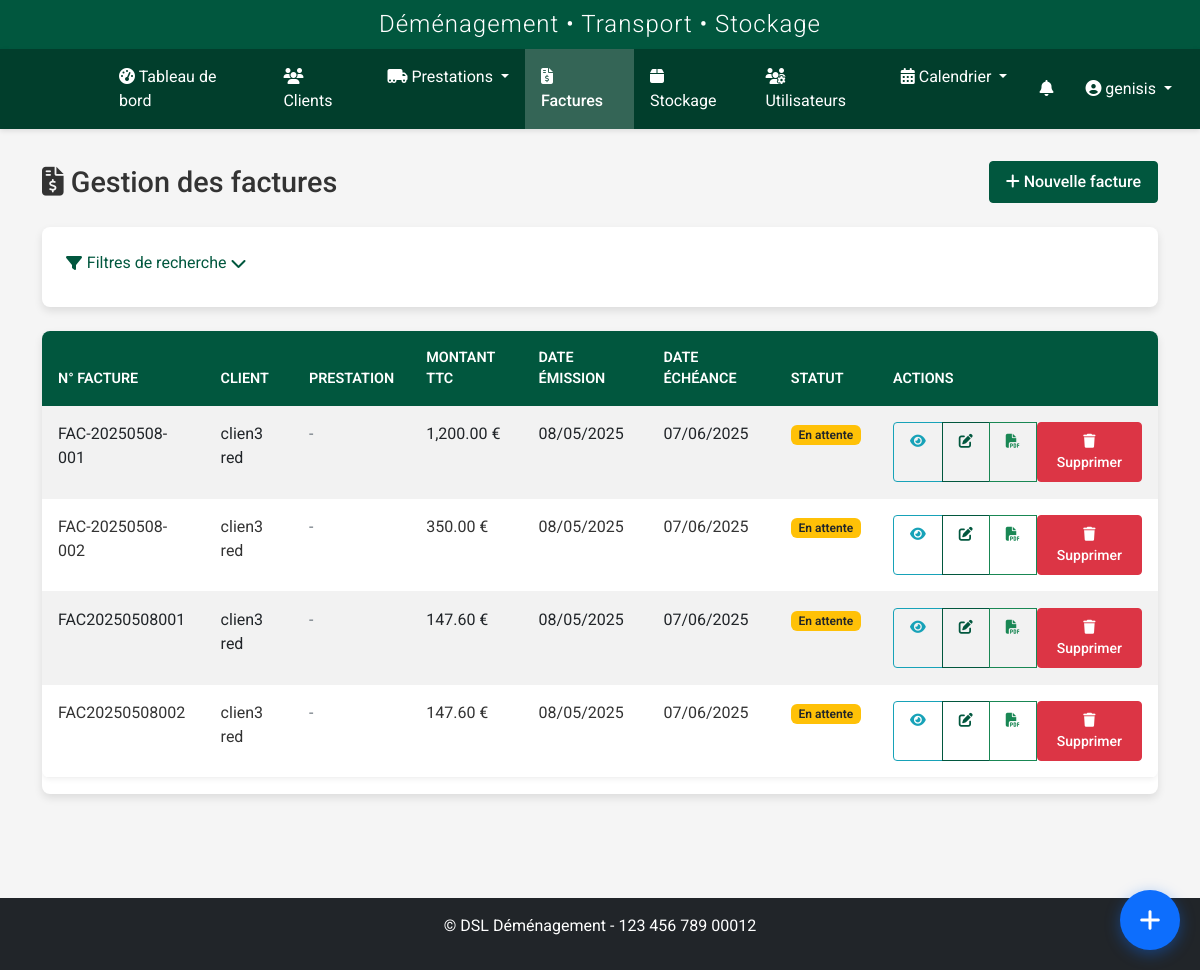
The app's page /factures/ (signed in), older data.
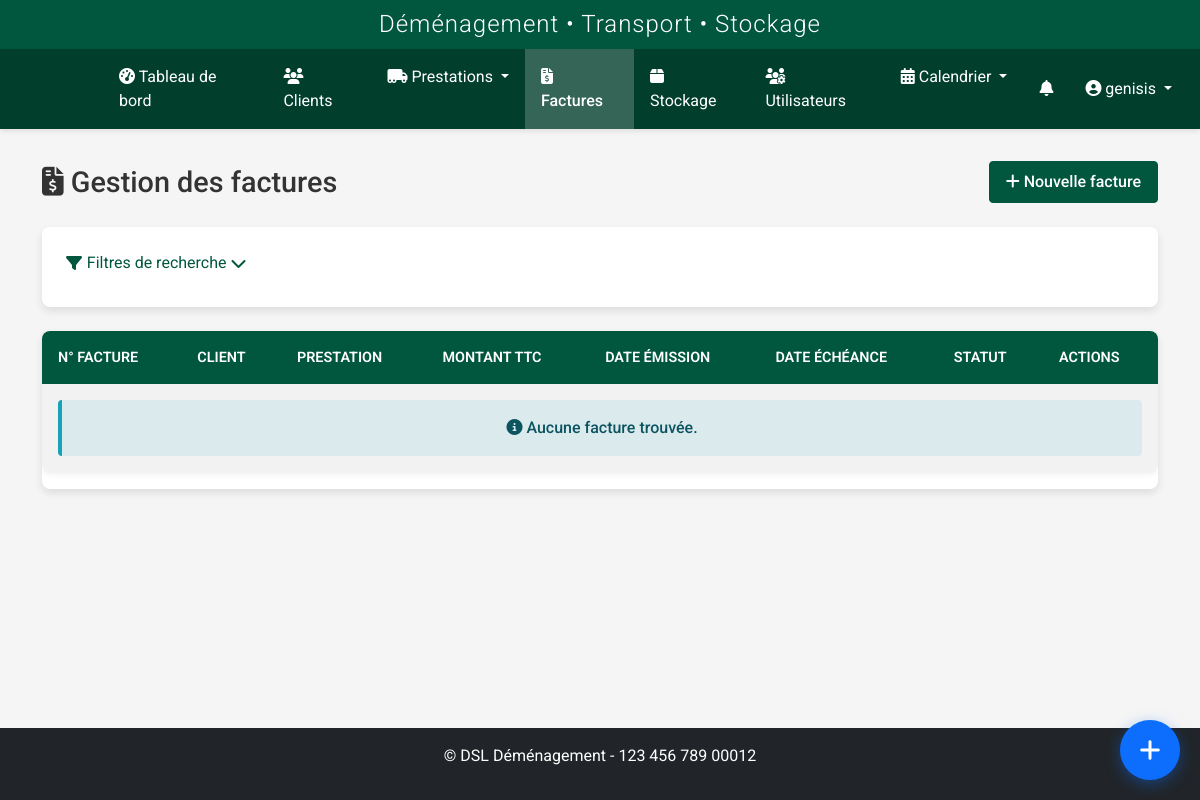
The same page, newer data.
### models.py (models this page shows, shortened)
class Facture(db.Model):
    id = db.Column(db.Integer, primary_key=True)
    numero = db.Column(db.String(50), unique=True, nullable=False)
    client_id = db.Column(db.Integer, db.ForeignKey('client.id'), nullable=False)
    prestation_id = db.Column(db.Integer, db.ForeignKey('prestation.id'), nullable=True)
    stockage_id = db.Column(db.Integer, db.ForeignKey('stockage.id'), nullable=True)
    date_emission = db.Column(db.DateTime, nullable=False, default=datetime.utcnow)
    date_echeance = db.Column(db.DateTime, nullable=True)
    montant_ht = db.Column(db.Float, nullable=False)
    taux_tva = db.Column(db.Float, nullable=False, default=20.0)  # Ajout du champ taux_tva
    montant_ttc = db.Column(db.Float, nullable=False)
    montant_acompte = db.Column(db.Float, nullable=True, default=0)
    societe = db.Column(db.String(50), nullable=True)
    mode_paiement = db.Column(db.String(50), nullable=True)
    statut = db.Column(db.String(20), nullable=False, default='En attente')
    commission_pourcentage = db.Column(db.Float, nullable=True)
    commission_montant = db.Column(db.Float, nullable=True)
    notes = db.Column(db.Text, nullable=True)
    observations = db.Column(db.Text, nullable=True)
    commercial_id = db.Column(db.Integer, db.ForeignKey('user.id'), nullable=True)
    commercial = db.relationship('User', foreign_keys=[commercial_id], backref='factures_creees')
    fichiers = db.relationship('FichierFacture', backref='facture', lazy=True, cascade="all, delete-orphan")

class Client(db.Model):
    id = db.Column(db.Integer, primary_key=True)
    nom = db.Column(db.String(64), nullable=False)
    prenom = db.Column(db.String(64), nullable=False)
    adresse = db.Column(db.Text, nullable=True)
    code_postal = db.Column(db.String(10), nullable=True)
    ville = db.Column(db.String(64), nullable=True)
    pays = db.Column(db.String(64), default='France')
    telephone = db.Column(db.String(20), nullable=True)
    email = db.Column(db.String(120), nullable=True)
    type_client = db.Column(db.String(50), nullable=True)
    tags = db.Column(db.Text, nullable=True)
    observations = db.Column(db.Text, nullable=True)
    statut = db.Column(db.String(20), default='actif')
    archive = db.Column(db.Boolean, default=False)
    date_creation = db.Column(db.DateTime, nullable=False, default=datetime.utcnow)
    commercial_id = db.Column(db.Integer, db.ForeignKey('user.id'), nullable=True)
    commercial = db.relationship('User', backref=db.backref('clients', lazy=True), foreign_keys=[commercial_id])
    prestations_principales = db.relationship('Prestation', backref=db.backref('client_principal', lazy=True), lazy=True, foreign_keys="Prestation.client_id")
    prestations_supplementaires = db.relationship('Prestation', secondary=prestation_clients, back_populates='clients_supplementaires')
    factures = db.relationship('Facture', backref='client', lazy=True)

### routes/facture.py (the view)
@facture_bp.route('/')
@login_required
@role_required('commercial', 'admin', 'superadmin')
def index():
    factures = Facture.query.all()
    form = FactureSearchForm()
    return render_template('factures/index.html', factures=factures, form=form, title='Gestion des factures')

### auth.py (called while the page is built)
def role_required(*roles):
    def wrapper(f):
        @wraps(f)
        @login_required
        def decorated_function(*args, **kwargs):
            if not current_user.is_authenticated:
                return redirect(url_for('auth.login'))
            if current_user.role in ['admin', 'commercial']:
                module = request.blueprint
                if module in ['stockage', 'facture']:
                    flash('Ce module est en cours de développement et sera disponible dans un futur proche. Accès temporairement restreint.', 'warning')
                    return redirect(url_for('dashboard.index'))
            if not any(current_user.role == role for role in roles):
                abort(403)
            return f(*args, **kwargs)
        return decorated_function
    return wrapper

### models.py (called while the page is built)
    def is_admin(self):
        return self.role in ['admin', 'superadmin']

    def is_transporteur(self):
        return self.role == 'transporteur' or self.is_admin()

### templates/factures/index.html (shortened to what the changed rows need)
{% extends 'base.html' %}
{% block content %}
<div class="facture-page">
    <div class="page-title">
        <h1><i class="fas fa-file-invoice-dollar"></i> Gestion des factures</h1>
    </div>
    <div class="card">
        <div class="table-responsive">
            <table class="table table-hover table-striped">
                <thead>
                    <tr>
                        <th>N° Facture</th>
                        <th>Client</th>
                        <th>Prestation</th>
                        <th>Montant TTC</th>
                        <th>Date émission</th>
                        <th>Date échéance</th>
                        <th>Statut</th>
                        <th>Actions</th>
                    </tr>
                </thead>
                <tbody>
                    {% if factures %}
                        {% for facture in factures %}
                            <tr>
                                <td>{{ facture.numero }}</td>
                                <td>{{ facture.client.nom }} {{ facture.client.prenom }}</td>
                                <td>
                                    {% if facture.prestation %}
                                        {{ facture.prestation.type_demenagement }} ({{ facture.prestation.date_debut.strftime('%d/%m/%Y') }})
                                    {% else %}
                                        <span class="text-muted">-</span>
                                    {% endif %}
                                </td>
                                <td>{{ "{:,.2f}".format(facture.montant_ttc) }} €</td>
                                <td>{{ facture.date_emission.strftime('%d/%m/%Y') }}</td>
                                <td>{{ facture.date_echeance.strftime('%d/%m/%Y') }}</td>
                                <td>
                                    <span class="badge status-{{ facture.statut|lower|replace(' ', '-') }}">
                                        {{ facture.statut }}
                                    </span>
                                </td>
                                <td>
                                    <div class="btn-group btn-group-sm">
                                        <a href="{{ url_for('facture.view', id=facture.id) }}" class="btn btn-outline-info" title="Visualiser">
                                            <i class="fas fa-eye"></i>
                                        </a>
                                        <a href="{{ url_for('facture.edit', id=facture.id) }}" class="btn btn-outline-primary" title="Modifier">
                                            <i class="fas fa-edit"></i>
                                        </a>
                                        <a href="{{ url_for('facture.view', id=facture.id) }}#documents" class="btn btn-outline-success" title="Documents de facturation">
                                            <i class="fas fa-file-pdf"></i>
                                        </a>
                                        {% if current_user.is_admin() %}
                                            <form action="{{ url_for('facture.delete', id=facture.id) }}" method="POST" style="display: inline;">
                                                <button type="submit" class="btn btn-danger btn-sm" onclick="return confirm('Êtes-vous sûr de vouloir supprimer cette facture ?');">
                                                    <i class="fas fa-trash"></i> Supprimer
                                                </button>
                                            </form>
                                        {% endif %}
                                    </div>
                                </td>
                            </tr>
                        {% endfor %}
                    {% else %}
                        <tr>
                            <td colspan="8" class="text-center py-3">
                                <div class="alert alert-info mb-0">
                                    <i class="fas fa-info-circle"></i> Aucune facture trouvée.
                                </div>
                            </td>
                        </tr>
                    {% endif %}
                </tbody>
            </table>
        </div>
    </div>
</div>
{% endblock %}

Row changes from the older to the newer data that the page shows:
removed Facture: numero "FAC-20250508-001", client.nom "clien3", client.prenom "red", montant_ttc "1,200.00", date_emission "08/05/2025", date_echeance "07/06/2025", statut "En attente"
removed Facture: numero "FAC-20250508-002", client.nom "clien3", client.prenom "red", montant_ttc "350.00", date_emission "08/05/2025", date_echeance "07/06/2025", statut "En attente"
removed Facture: numero "FAC20250508001", client.nom "clien3", client.prenom "red", montant_ttc "147.60", date_emission "08/05/2025", date_echeance "07/06/2025", statut "En attente"
removed Facture: numero "FAC20250508002", client.nom "clien3", client.prenom "red", montant_ttc "147.60", date_emission "08/05/2025", date_echeance "07/06/2025", statut "En attente"
Text that changed along with them:
text now shown: "Aucune facture trouvée."
